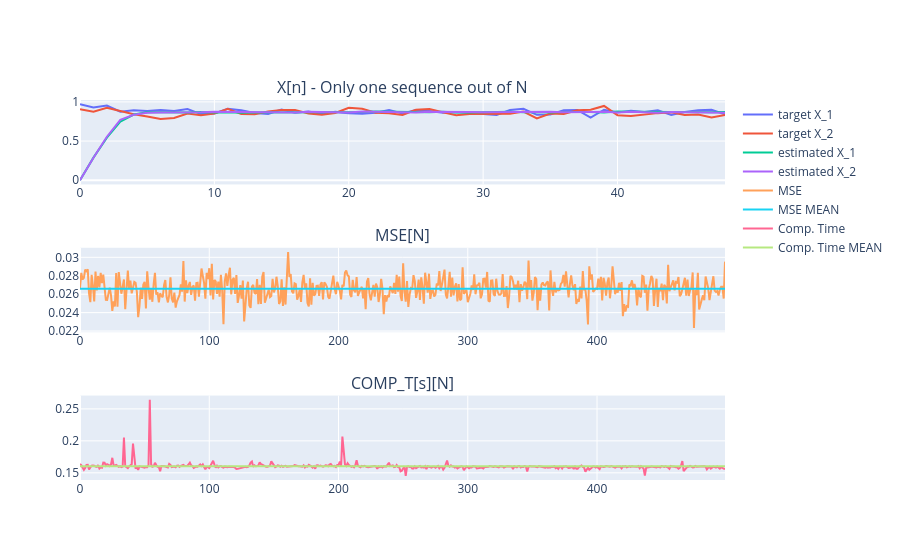

Write notebook code for a chart like this one.
### Code cell
RobustKNetFig = make_subplots(rows=3, cols=1, subplot_titles=("X[n] - Only one sequence out of N","MSE[N]", "COMP_T[s][N]", "Tollerance C_t"))

if SELECTED_MODEL == 0:
    RobustKNetFig.append_trace(go.Scatter(x = np.arange(len(test_data_synt)), y = torch.squeeze(torch.transpose(test_target,0, 1)).numpy()[0:-1, 0], name = 'target X_1'), row=1, col=1)
    RobustKNetFig.append_trace(go.Scatter(x = np.arange(len(test_data_synt)), y = torch.squeeze(torch.transpose(test_target,0, 1)).numpy()[0:-1, 1], name = 'target X_2'), row=1, col=1)
    RobustKNetFig.append_trace(go.Scatter(x = np.arange(len(test_data_synt)), y = torch.squeeze(torch.transpose(Xrekf.detach(), 0, 1)).numpy()[0:-1, 0], name = 'estimated X_1'), row=1, col=1)
    RobustKNetFig.append_trace(go.Scatter(x = np.arange(len(test_data_synt)), y = torch.squeeze(torch.transpose(Xrekf.detach(), 0, 1)).numpy()[0:-1, 1], name = 'estimated X_2'), row=1, col=1)

    RobustKNetFig.append_trace(go.Scatter(x=np.arange(len(test_data_synt)), y=test_data_synt['MSE Robust KNet'], name='MSE'), row=2, col=1)
    RobustKNetFig.append_trace(go.Scatter(x=np.arange(len(test_data_synt)), y=np.linspace(test_data_synt.mean()[2], test_data_synt.mean()[2], len(test_data_synt)), name = 'MSE MEAN'), row=2, col=1)
    
    RobustKNetFig.append_trace(go.Scatter(x=np.arange(len(test_data_synt)), y=test_data_synt['Computational Time Robust KNet [s]'], name='Comp. Time'), row=3, col=1)
    RobustKNetFig.append_trace(go.Scatter(x=np.arange(len(test_data_synt)), y=np.linspace(test_data_synt.mean()[3], test_data_synt.mean()[3], len(test_data_synt)), name = 'Comp. Time MEAN'), row=3, col=1)
    
    RobustKNetFig.show()
else:
    RobustKNetFig.append_trace(go.Scatter(x = np.linspace(1, torch.squeeze(torch.transpose(test_target,0, 1)).numpy()[0:-1, 0].shape[0], torch.squeeze(torch.transpose(test_target,0, 1)).numpy()[0:-1, 0].shape[0]+1),
        y=torch.squeeze(torch.transpose(test_target,0, 1)).numpy()[0:-1, 0], name = 'target X_1'
    ), row=1, col=1)
    RobustKNetFig.append_trace(go.Scatter(x = np.linspace(1, torch.squeeze(torch.transpose(test_target,0, 1)).numpy()[0:-1, 1].shape[0], torch.squeeze(torch.transpose(test_target,0, 1)).numpy()[0:-1, 1].shape[0]+1),
        y=torch.squeeze(torch.transpose(test_target,0, 1)).numpy()[0:-1, 1], name = 'target X_2'
    ), row=1, col=1)
    RobustKNetFig.append_trace(go.Scatter(x = np.linspace(1, torch.squeeze(torch.transpose(test_target,0, 1)).numpy()[0:-1, 1].shape[0], torch.squeeze(torch.transpose(test_target,0, 1)).numpy()[0:-1, 1].shape[0]+1),
        y=torch.squeeze(torch.transpose(test_target,0, 1)).numpy()[0:-1, 2], name = 'target X_3'
    ), row=1, col=1)
    RobustKNetFig.append_trace(go.Scatter(x = np.linspace(1, torch.squeeze(torch.transpose(Xrekf.detach(), 0, 1)).numpy()[0:-1, 0].shape[0], torch.squeeze(torch.transpose(Xrekf.detach(), 0, 1)).numpy()[0:-1, 0].shape[0]+1),
        y=torch.squeeze(torch.transpose(Xrekf.detach(), 0, 1)).numpy()[0:-1, 0], name = 'estimated X_1'
    ), row=1, col=1)
    RobustKNetFig.append_trace(go.Scatter(x = np.linspace(1, torch.squeeze(torch.transpose(Xrekf.detach(), 0, 1)).numpy()[0:-1, 1].shape[0], torch.squeeze(torch.transpose(Xrekf.detach(), 0, 1)).numpy()[0:-1, 1].shape[0]+1),
        y=torch.squeeze(torch.transpose(Xrekf.detach(), 0, 1)).numpy()[0:-1, 1], name = 'estimated X_2'
    ), row=1, col=1)
    RobustKNetFig.append_trace(go.Scatter(x = np.linspace(1, torch.squeeze(torch.transpose(Xrekf.detach(), 0, 1)).numpy()[0:-1, 2].shape[0], torch.squeeze(torch.transpose(Xrekf.detach(), 0, 1)).numpy()[0:-1, 2].shape[0]+1),
        y=torch.squeeze(torch.transpose(Xrekf.detach(), 0, 1)).numpy()[0:-1, 2], name = 'estimated X_3'
    ), row=1, col=1)

    RobustKNetFig.append_trace(go.Scatter(x=np.arange(len(test_data_synt)), y=test_data_synt['MSE Robust KNet'], name='MSE'), row=2, col=1)
    RobustKNetFig.append_trace(go.Scatter(x=np.arange(len(test_data_synt)), y=np.linspace(test_data_synt.mean()[2], test_data_synt.mean()[2], len(test_data_synt)), name = 'MSE MEAN'), row=2, col=1)

    RobustKNetFig.append_trace(go.Scatter(x=np.arange(len(test_data_synt)), y=test_data_synt['Computational Time Robust KNet [s]'], name='Comp. Time'), row=3, col=1)
    RobustKNetFig.append_trace(go.Scatter(x=np.arange(len(test_data_synt)), y=np.linspace(test_data_synt.mean()[3], test_data_synt.mean()[3], len(test_data_synt)), name = 'Comp. Time MEAN'), row=3, col=1)
    
    RobustKNetFig.show()

    Lorentz = make_subplots(rows=1, cols=1, subplot_titles=("A sample plot of the test data", "A sample plot of the filtered data"))
    Lorentz.append_trace(go.Scatter(x = test_target[0,:], y= test_target[2, :]), row=1, col=1)
    Lorentz.append_trace(go.Scatter(x = Xrekf[0,:], y= Xrekf[2, :]), row=1, col=1)
    
    Lorentz.show()

### Figure 1 — Plotly figure (JSON) as saved in the notebook; plotly's stock layout.template omitted (floating-point values rounded to 4 significant figures; data arrays with more than 128 entries replaced by an {"elided": "..."} marker saying what was removed)
{"data": [{"name": "target X_1", "type": "scatter", "x": {"elided": "500 int values"}, "xaxis": "x", "y": [0.9704, 0.9298, 0.9545, 0.8759, 0.8936, 0.8841, 0.898, 0.8834, 0.9077, 0.8446, 0.852, 0.9108, 0.8939, 0.8579, 0.8456, 0.9038, 0.8613, 0.8768, 0.8445, 0.8727, 0.8563, 0.8474, 0.8629, 0.8959, 0.852, 0.8972, 0.883, 0.8621, 0.8712, 0.8585, 0.8402, 0.8337, 0.8962, 0.9118, 0.8353, 0.8398, 0.8948, 0.8978, 0.7985, 0.8998, 0.8637, 0.887, 0.8717, 0.8926, 0.8343, 0.8715, 0.8919, 0.8987, 0.8429], "yaxis": "y"}, {"name": "target X_2", "type": "scatter", "x": {"elided": "500 int values"}, "xaxis": "x", "y": [0.9051, 0.8753, 0.9246, 0.8792, 0.8433, 0.8135, 0.7813, 0.795, 0.8523, 0.8302, 0.8502, 0.911, 0.8444, 0.843, 0.8769, 0.898, 0.8959, 0.8512, 0.8355, 0.8588, 0.9253, 0.9119, 0.8623, 0.8549, 0.8321, 0.8988, 0.9094, 0.8667, 0.8303, 0.8464, 0.8473, 0.839, 0.8474, 0.8771, 0.7885, 0.852, 0.8455, 0.8937, 0.8994, 0.9483, 0.8306, 0.8194, 0.8418, 0.8567, 0.8674, 0.8341, 0.8396, 0.8007, 0.8319], "yaxis": "y"}, {"name": "estimated X_1", "type": "scatter", "x": {"elided": "500 int values"}, "xaxis": "x", "y": [0.0, 0.2881, 0.5425, 0.7472, 0.8384, 0.8688, 0.8693, 0.8671, 0.8636, 0.8716, 0.8646, 0.8694, 0.8604, 0.8644, 0.8651, 0.8684, 0.8639, 0.8632, 0.8695, 0.8698, 0.8737, 0.8705, 0.8774, 0.8747, 0.8759, 0.8673, 0.8664, 0.8733, 0.8643, 0.8656, 0.8708, 0.872, 0.873, 0.8692, 0.8717, 0.8642, 0.8719, 0.8695, 0.8723, 0.8644, 0.8771, 0.8729, 0.8707, 0.869, 0.8703, 0.8677, 0.8711, 0.8672, 0.8706], "yaxis": "y"}, {"name": "estimated X_2", "type": "scatter", "x": {"elided": "500 int values"}, "xaxis": "x", "y": [0.0, 0.2881, 0.5554, 0.7713, 0.8349, 0.8612, 0.8656, 0.8635, 0.8679, 0.8684, 0.8758, 0.8737, 0.8701, 0.8698, 0.8669, 0.8727, 0.8661, 0.874, 0.8689, 0.86, 0.8644, 0.8761, 0.8742, 0.8747, 0.871, 0.8661, 0.875, 0.8705, 0.8684, 0.8708, 0.869, 0.8709, 0.8745, 0.8755, 0.8756, 0.8734, 0.8675, 0.8645, 0.8709, 0.8736, 0.8662, 0.8747, 0.8698, 0.8621, 0.8717, 0.8686, 0.8637, 0.8686, 0.861], "yaxis": "y"}, {"name": "MSE", "type": "scatter", "x": {"elided": "500 int values"}, "xaxis": "x2", "y": {"elided": "500 float values"}, "yaxis": "y2"}, {"name": "MSE MEAN", "type": "scatter", "x": {"elided": "500 int values"}, "xaxis": "x2", "y": {"elided": "500 float values"}, "yaxis": "y2"}, {"name": "Comp. Time", "type": "scatter", "x": {"elided": "500 int values"}, "xaxis": "x3", "y": {"elided": "500 float values"}, "yaxis": "y3"}, {"name": "Comp. Time MEAN", "type": "scatter", "x": {"elided": "500 int values"}, "xaxis": "x3", "y": {"elided": "500 float values"}, "yaxis": "y3"}], "layout": {"annotations": [{"font": {"size": 16}, "showarrow": false, "text": "X[n] - Only one sequence out of N", "x": 0.5, "xanchor": "center", "xref": "paper", "y": 1, "yanchor": "bottom", "yref": "paper"}, {"font": {"size": 16}, "showarrow": false, "text": "MSE[N]", "x": 0.5, "xanchor": "center", "xref": "paper", "y": 0.6111, "yanchor": "bottom", "yref": "paper"}, {"font": {"size": 16}, "showarrow": false, "text": "COMP_T[s][N]", "x": 0.5, "xanchor": "center", "xref": "paper", "y": 0.2222, "yanchor": "bottom", "yref": "paper"}], "xaxis": {"anchor": "y", "domain": [0, 1]}, "xaxis2": {"anchor": "y2", "domain": [0, 1]}, "xaxis3": {"anchor": "y3", "domain": [0, 1]}, "yaxis": {"anchor": "x", "domain": [0.7778, 1]}, "yaxis2": {"anchor": "x2", "domain": [0.3889, 0.6111]}, "yaxis3": {"anchor": "x3", "domain": [0, 0.2222]}}}
